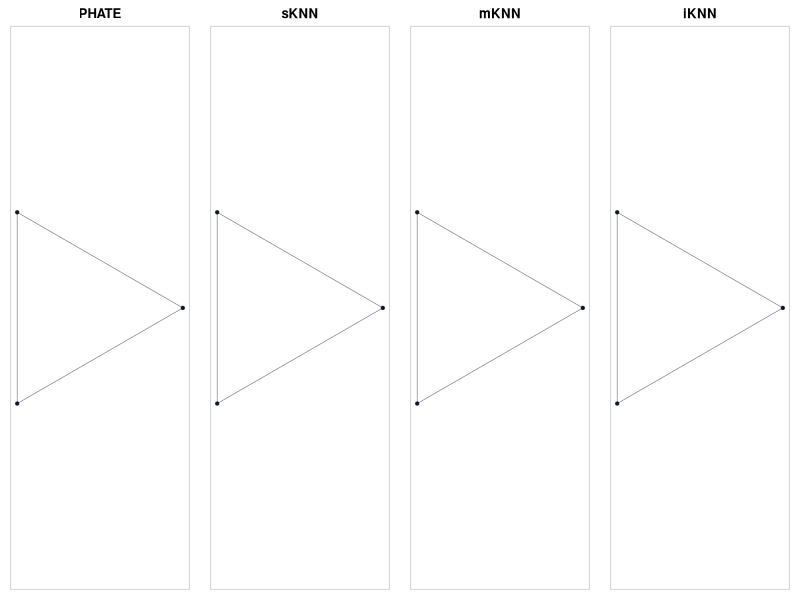
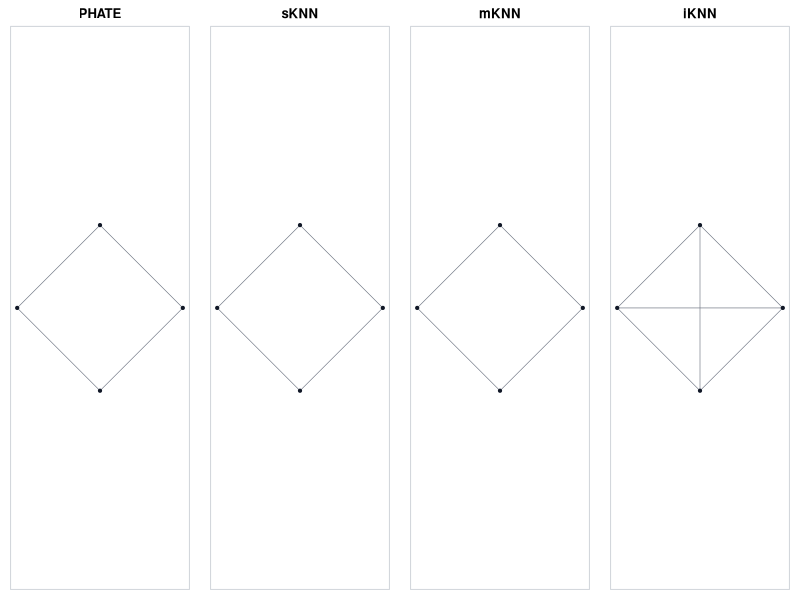
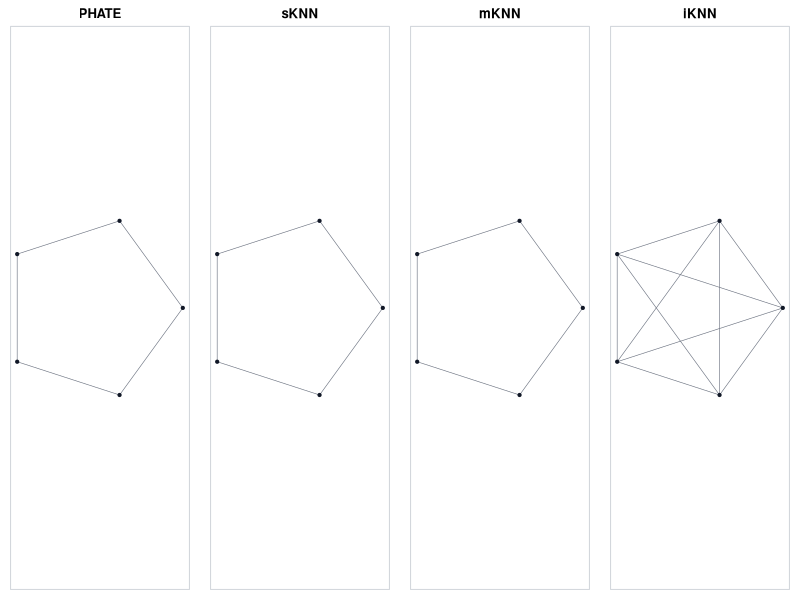
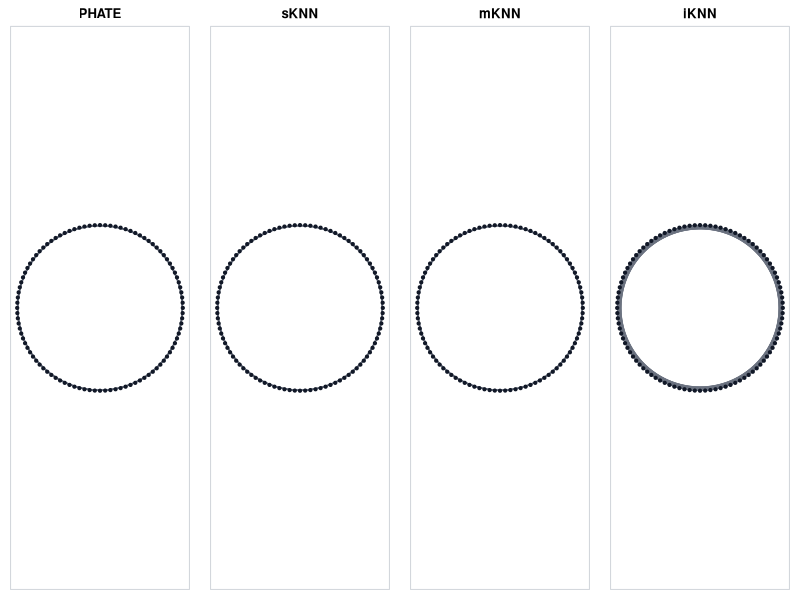
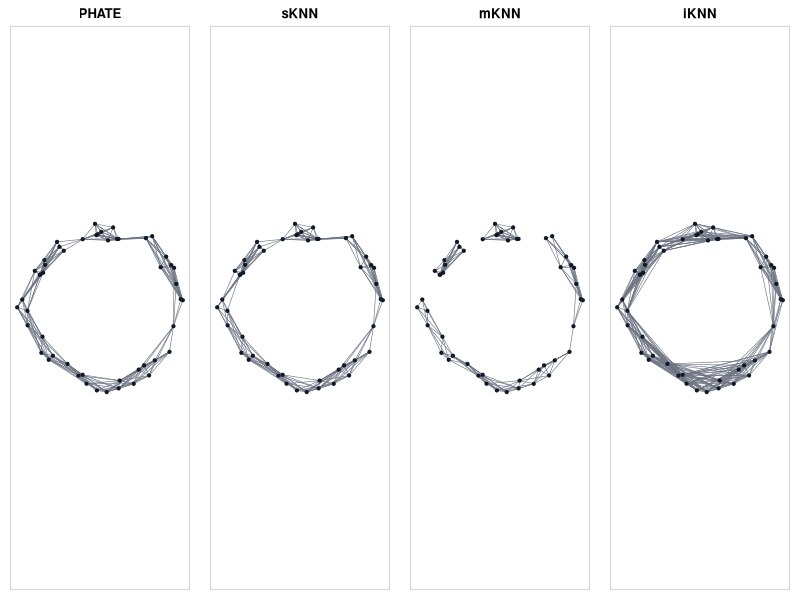
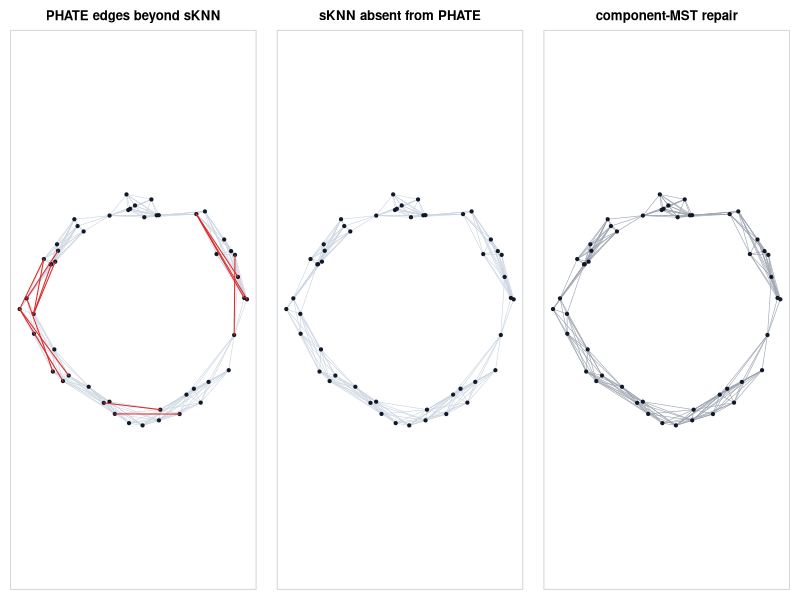
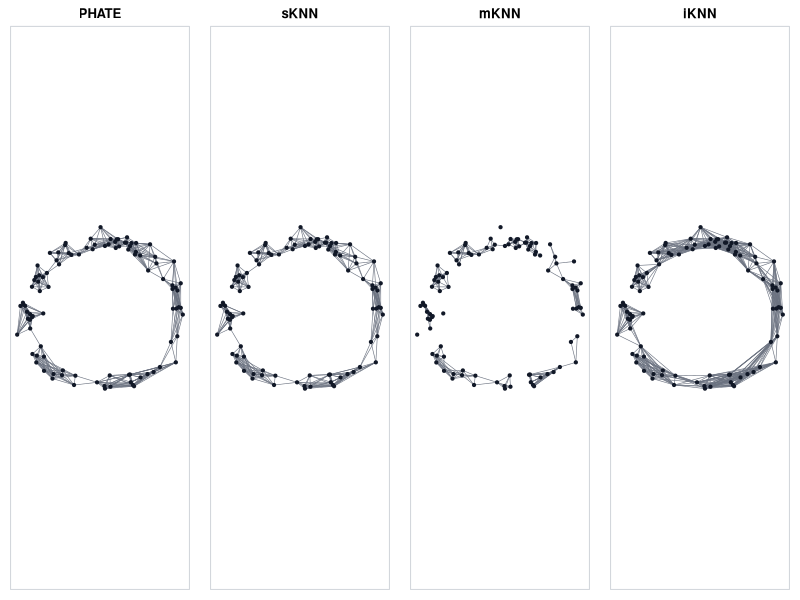
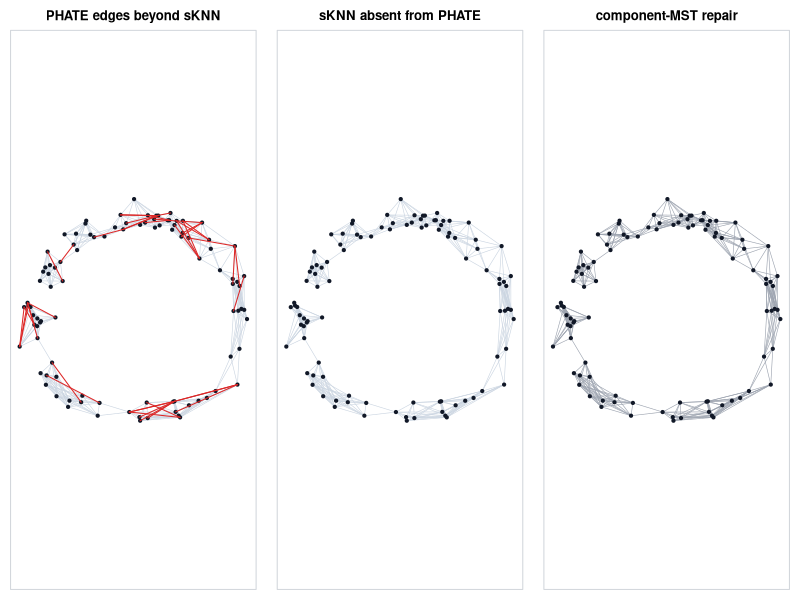

Generate these figures, in order, with R: (Note: this script raises an error after producing the figures.)
#!/usr/bin/env Rscript

script.path <- if (length(commandArgs(trailingOnly = FALSE))) {
    marker <- "--file="
    file.arg <- commandArgs(trailingOnly = FALSE)
    file.arg <- file.arg[startsWith(file.arg, marker)]
    if (length(file.arg)) sub(marker, "", file.arg[[1]]) else getwd()
} else {
    getwd()
}
report.dir <- if (file.exists(script.path)) dirname(normalizePath(script.path)) else getwd()
figure.dir <- file.path(report.dir, "figures")
dir.create(figure.dir, showWarnings = FALSE, recursive = TRUE)

pairwise.dist <- function(X) {
    n <- nrow(X)
    D <- matrix(0, n, n)
    for (i in seq_len(n - 1L)) {
        for (j in (i + 1L):n) {
            d <- sqrt(sum((X[i, , drop = TRUE] - X[j, , drop = TRUE])^2))
            D[i, j] <- d
            D[j, i] <- d
        }
    }
    D
}

knn.index <- function(D, k) {
    n <- nrow(D)
    out <- matrix(NA_integer_, n, k)
    for (i in seq_len(n)) {
        d <- D[i, ]
        d[[i]] <- Inf
        out[i, ] <- order(d, seq_len(n))[seq_len(k)]
    }
    out
}

support.sknn <- function(D, k) {
    idx <- knn.index(D, k)
    n <- nrow(D)
    A <- matrix(FALSE, n, n)
    for (i in seq_len(n)) A[i, idx[i, ]] <- TRUE
    A <- A | t(A)
    diag(A) <- FALSE
    A
}

support.mknn <- function(D, k) {
    idx <- knn.index(D, k)
    n <- nrow(D)
    A <- matrix(FALSE, n, n)
    for (i in seq_len(n)) A[i, idx[i, ]] <- TRUE
    A <- A & t(A)
    diag(A) <- FALSE
    A
}

support.iknn <- function(D, k) {
    idx <- knn.index(D, k)
    n <- nrow(D)
    closed <- vector("list", n)
    for (i in seq_len(n)) closed[[i]] <- sort(unique(c(i, idx[i, ])))
    A <- matrix(FALSE, n, n)
    for (i in seq_len(n - 1L)) {
        for (j in (i + 1L):n) {
            A[i, j] <- length(intersect(closed[[i]], closed[[j]])) > 0L
            A[j, i] <- A[i, j]
        }
    }
    A
}

support.phate <- function(D, k, a = 40, tau = 1e-4) {
    idx <- knn.index(D, k)
    sigma <- vapply(seq_len(nrow(D)), function(i) D[i, idx[i, k]], numeric(1))
    r.tau <- (-log(tau))^(1 / a)
    S <- outer(sigma, sigma, pmax)
    A <- D <= r.tau * S
    diag(A) <- FALSE
    A
}

support.fixed <- function(D, radius) {
    A <- D <= radius
    diag(A) <- FALSE
    A
}

support.adaptive <- function(D, k.scale, radius.factor = 1, radius.rule = "max") {
    idx <- knn.index(D, k.scale)
    sigma <- vapply(seq_len(nrow(D)), function(i) D[i, idx[i, k.scale]], numeric(1))
    f <- if (identical(radius.rule, "min")) pmin else pmax
    S <- outer(sigma, sigma, f)
    A <- D <= radius.factor * S
    diag(A) <- FALSE
    A
}

plot.edges <- function(X, A, edge.col = "#6b7280", edge.lwd = 0.5, edge.lty = 1) {
    ij <- which(upper.tri(A) & A, arr.ind = TRUE)
    if (!nrow(ij)) return(invisible())
    for (r in seq_len(nrow(ij))) {
        i <- ij[r, 1]
        j <- ij[r, 2]
        lines(X[c(i, j), 1], X[c(i, j), 2], col = edge.col, lwd = edge.lwd, lty = edge.lty)
    }
}

plot.graph <- function(X, A, main, point.col = "#111827", edge.col = "#6b7280") {
    plot(X[, 1], X[, 2], type = "n", asp = 1, axes = FALSE, xlab = "", ylab = "", main = main)
    plot.edges(X, A, edge.col = edge.col, edge.lwd = 0.6)
    points(X[, 1], X[, 2], pch = 19, cex = 0.65, col = point.col)
    box(col = "#d1d5db")
}

connected.components <- function(A) {
    n <- nrow(A)
    comp <- rep(NA_integer_, n)
    comp.id <- 0L
    for (start in seq_len(n)) {
        if (!is.na(comp[[start]])) next
        comp.id <- comp.id + 1L
        comp[[start]] <- comp.id
        stack <- start
        while (length(stack)) {
            u <- stack[[length(stack)]]
            stack <- stack[-length(stack)]
            nbrs <- which(A[u, ])
            for (v in nbrs) {
                if (is.na(comp[[v]])) {
                    comp[[v]] <- comp.id
                    stack <- c(stack, v)
                }
            }
        }
    }
    list(id = comp, n = comp.id)
}

component.mst.edges <- function(X, A) {
    comps <- connected.components(A)
    if (comps$n <= 1L) return(matrix(integer(), ncol = 2))
    D <- pairwise.dist(X)
    candidates <- list()
    cursor <- 0L
    for (a in seq_len(comps$n - 1L)) {
        for (b in (a + 1L):comps$n) {
            ia <- which(comps$id == a)
            ib <- which(comps$id == b)
            sub <- D[ia, ib, drop = FALSE]
            pos <- arrayInd(which.min(sub), dim(sub))
            cursor <- cursor + 1L
            candidates[[cursor]] <- data.frame(
                component.from = a,
                component.to = b,
                from = ia[pos[1]],
                to = ib[pos[2]],
                weight = sub[pos[1], pos[2]]
            )
        }
    }
    C <- do.call(rbind, candidates)
    C <- C[order(C$weight, C$component.from, C$component.to), , drop = FALSE]
    parent <- seq_len(comps$n)
    find <- function(x) {
        while (parent[[x]] != x) {
            parent[[x]] <<- parent[[parent[[x]]]]
            x <- parent[[x]]
        }
        x
    }
    keep <- list()
    for (r in seq_len(nrow(C))) {
        ra <- find(C$component.from[[r]])
        rb <- find(C$component.to[[r]])
        if (ra != rb) {
            parent[[rb]] <- ra
            keep[[length(keep) + 1L]] <- as.integer(c(C$from[[r]], C$to[[r]]))
            if (length(keep) == comps$n - 1L) break
        }
    }
    do.call(rbind, keep)
}

fermat.distance <- function(X, k.base = 8, alpha = 2) {
    D <- pairwise.dist(X)
    A <- support.sknn(D, k.base)
    W <- matrix(Inf, nrow(D), nrow(D))
    diag(W) <- 0
    W[A] <- D[A]^alpha
    for (mid in seq_len(nrow(W))) {
        W <- pmin(W, outer(W[, mid], W[mid, ], "+"))
    }
    W
}

write.roots <- function(n, k, path) {
    theta <- 2 * pi * seq(0, n - 1L) / n
    X <- cbind(cos(theta), sin(theta))
    D <- pairwise.dist(X)
    panels <- list(
        PHATE = support.phate(D, k),
        sKNN = support.sknn(D, k),
        mKNN = support.mknn(D, k),
        iKNN = support.iknn(D, k)
    )
    pdf(path, width = 9.5, height = 2.6)
    par(mfrow = c(1, 4), mar = c(0.8, 0.8, 2.0, 0.8))
    for (nm in names(panels)) plot.graph(X, panels[[nm]], nm)
    dev.off()
}

write.noisy.circle <- function(n, k, seed, path, diagnostics.path = NULL) {
    set.seed(seed)
    theta <- sort(runif(n, 0, 2 * pi))
    radius <- 1 + 0.08 * rnorm(n)
    X <- cbind(radius * cos(theta), radius * sin(theta))
    Df <- fermat.distance(X, k.base = min(8, n - 1L), alpha = 2)
    panels <- list(
        PHATE = support.phate(Df, k),
        sKNN = support.sknn(Df, k),
        mKNN = support.mknn(Df, k),
        iKNN = support.iknn(Df, k)
    )
    pdf(path, width = 9.5, height = 2.6)
    par(mfrow = c(1, 4), mar = c(0.8, 0.8, 2.0, 0.8))
    for (nm in names(panels)) plot.graph(X, panels[[nm]], nm)
    dev.off()

    if (!is.null(diagnostics.path)) {
        phate.extra <- panels$PHATE & !panels$sKNN
        sknn.missing <- panels$sKNN & !panels$PHATE
        bridges <- component.mst.edges(X, panels$sKNN)
        pdf(diagnostics.path, width = 8.0, height = 2.7)
        par(mfrow = c(1, 3), mar = c(0.8, 0.8, 2.3, 0.8))
        plot.graph(X, panels$sKNN, "PHATE edges beyond sKNN", edge.col = "#cbd5e1")
        plot.edges(X, phate.extra, edge.col = "#dc2626", edge.lwd = 1.0)
        plot.graph(X, panels$sKNN, "sKNN absent from PHATE", edge.col = "#cbd5e1")
        plot.edges(X, sknn.missing, edge.col = "#7c3aed", edge.lwd = 1.0)
        plot.graph(X, panels$sKNN, "component-MST repair", edge.col = "#9ca3af")
        if (length(bridges)) {
            for (r in seq_len(nrow(bridges))) {
                lines(X[bridges[r, ], 1], X[bridges[r, ], 2], col = "#2563eb", lwd = 1.3)
            }
        }
        dev.off()
    }
}

write.construction.rules <- function(path) {
    set.seed(4)
    theta <- sort(c(runif(45, 0, 1.25 * pi), runif(25, 1.25 * pi, 2 * pi)))
    X <- cbind((1 + 0.035 * rnorm(length(theta))) * cos(theta),
               (1 + 0.035 * rnorm(length(theta))) * sin(theta))
    D <- pairwise.dist(X)
    eps <- median(apply(D + diag(Inf, nrow(D)), 1, function(z) sort(z)[5]))
    panels <- list(
        "fixed radius" = support.fixed(D, eps),
        "adaptive max radius" = support.adaptive(D, 5, radius.rule = "max"),
        "adaptive min radius" = support.adaptive(D, 5, radius.rule = "min"),
        "sKNN" = support.sknn(D, 5),
        "mKNN" = support.mknn(D, 5),
        "PHATE support" = support.phate(D, 5)
    )
    pdf(path, width = 8.2, height = 5.2)
    par(mfrow = c(2, 3), mar = c(0.7, 0.7, 2.0, 0.7))
    for (nm in names(panels)) plot.graph(X, panels[[nm]], nm)
    dev.off()
}

write.local.pruning <- function(path) {
    t <- seq(0.12, 2.82, length.out = 13)
    X <- cbind(cos(t), sin(t))
    A <- matrix(FALSE, nrow(X), nrow(X))
    for (i in seq_len(nrow(X) - 1L)) A[i, i + 1L] <- A[i + 1L, i] <- TRUE
    A[1, nrow(X)] <- A[nrow(X), 1] <- TRUE
    local <- seq_len(nrow(X))
    pdf(path, width = 8.5, height = 2.8)
    par(mfrow = c(1, 3), mar = c(0.8, 0.8, 2.2, 0.8))
    plot.graph(X, A, "candidate graph", edge.col = "#9ca3af")
    lines(X[c(1, nrow(X)), 1], X[c(1, nrow(X)), 2], col = "#dc2626", lwd = 2.0)
    plot(X[, 1], X[, 2], type = "n", asp = 1, axes = FALSE, xlab = "", ylab = "",
         main = "local alternative path")
    points(X[local, 1], X[local, 2], pch = 21, bg = "#dbeafe", col = "#2563eb", cex = 1.1)
    for (i in seq_len(nrow(X) - 1L)) lines(X[c(i, i + 1L), 1], X[c(i, i + 1L), 2],
                                           col = "#16a34a", lwd = 1.8)
    lines(X[c(1, nrow(X)), 1], X[c(1, nrow(X)), 2], col = "#dc2626", lwd = 2.0, lty = 2)
    box(col = "#d1d5db")
    Apruned <- A
    Apruned[1, nrow(X)] <- Apruned[nrow(X), 1] <- FALSE
    plot.graph(X, Apruned, "after pruning", edge.col = "#16a34a")
    dev.off()
}

write.component.mst <- function(path) {
    set.seed(11)
    centers <- rbind(c(-1.5, 0.6), c(1.5, 0.7), c(0, -1.2))
    X <- do.call(rbind, lapply(seq_len(3), function(i) {
        cbind(rnorm(8, centers[i, 1], 0.18), rnorm(8, centers[i, 2], 0.15))
    }))
    D <- pairwise.dist(X)
    A <- support.fixed(D, 0.43)
    comps <- connected.components(A)
    bridges <- component.mst.edges(X, A)
    comp.cols <- c("#2563eb", "#16a34a", "#dc2626")
    pdf(path, width = 8.5, height = 2.8)
    par(mfrow = c(1, 3), mar = c(0.8, 0.8, 2.2, 0.8))
    for (panel in c("disconnected graph", "component candidates", "MST-repaired graph")) {
        plot(X[, 1], X[, 2], type = "n", asp = 1, axes = FALSE, xlab = "", ylab = "", main = panel)
        plot.edges(X, A, edge.col = "#9ca3af")
        if (panel != "disconnected graph") {
            for (a in 1:2) for (b in (a + 1):3) {
                ia <- which(comps$id == a)
                ib <- which(comps$id == b)
                sub <- D[ia, ib, drop = FALSE]
                pos <- arrayInd(which.min(sub), dim(sub))
                lines(X[c(ia[pos[1]], ib[pos[2]]), 1], X[c(ia[pos[1]], ib[pos[2]]), 2],
                      col = "#64748b", lty = 2, lwd = 1.0)
            }
        }
        if (panel == "MST-repaired graph") {
            for (r in seq_len(nrow(bridges))) {
                lines(X[bridges[r, ], 1], X[bridges[r, ], 2], col = "#111827", lwd = 2.0)
            }
        }
        points(X[, 1], X[, 2], pch = 19, col = comp.cols[comps$id], cex = 0.75)
        box(col = "#d1d5db")
    }
    dev.off()
}

write.failure.examples <- function(path) {
    t <- seq(0, 2 * pi, length.out = 90)
    fig8 <- cbind(sin(t), sin(t) * cos(t))
    cross <- rbind(cbind(seq(-1, 1, length.out = 35), 0),
                   cbind(0, seq(-1, 1, length.out = 35)))
    near <- rbind(cbind(seq(-1, 1, length.out = 35), 0.08),
                  cbind(0, seq(-1, 1, length.out = 35)))
    tree <- rbind(cbind(seq(0, 1, length.out = 28), 0),
                  cbind(seq(1, 1.8, length.out = 24), seq(0, 0.9, length.out = 24)),
                  cbind(seq(1, 1.8, length.out = 24), seq(0, -0.9, length.out = 24)))
    theta <- c(seq(0, 1.3 * pi, length.out = 65), seq(1.3 * pi, 2 * pi, length.out = 25))
    nonuniform <- cbind((1 + 0.05 * sin(5 * theta)) * cos(theta), (1 + 0.05 * cos(3 * theta)) * sin(theta))
    u <- seq(-0.9, 0.9, length.out = 18)
    grid <- expand.grid(u = u, v = u)
    quad <- as.matrix(grid[grid$u^2 + grid$v^2 <= 0.9^2, ])
    examples <- list(
        "figure eight" = fig8,
        "crossing segments" = cross,
        "near crossing" = near,
        "branching tree" = tree,
        "nonuniform circle" = nonuniform,
        "quadratic parameter disk" = quad
    )
    pdf(path, width = 8.4, height = 5.4)
    par(mfrow = c(2, 3), mar = c(0.8, 0.8, 2.0, 0.8))
    for (nm in names(examples)) {
        X <- examples[[nm]]
        D <- pairwise.dist(X)
        A <- support.sknn(D, min(5, nrow(X) - 1L))
        plot.graph(X, A, nm, edge.col = "#9ca3af")
    }
    dev.off()
}

write.quadform.examples <- function(path) {
    u <- seq(-1, 1, length.out = 28)
    grid <- expand.grid(u = u, v = u)
    grid <- grid[grid$u^2 + grid$v^2 <= 1, ]
    make.z <- function(kind) if (kind == "paraboloid") grid$u^2 + grid$v^2 else grid$u^2 - grid$v^2
    pdf(path, width = 7.6, height = 4.0)
    par(mfrow = c(1, 2), mar = c(1.0, 1.0, 2.3, 1.0))
    for (kind in c("paraboloid", "saddle")) {
        z <- make.z(kind)
        plot(grid$u, grid$v, type = "n", asp = 1, axes = FALSE, xlab = "", ylab = "",
             main = if (kind == "paraboloid") expression(y == x[0]^2 + x[1]^2) else expression(y == x[0]^2 - x[1]^2))
        col <- grDevices::hcl.colors(100, "Viridis")[as.integer(cut(z, 100))]
        D <- pairwise.dist(as.matrix(grid))
        A <- support.sknn(D, 5)
        plot.edges(as.matrix(grid), A, edge.col = "#cbd5e1", edge.lwd = 0.35)
        points(grid$u, grid$v, pch = 19, cex = 0.55, col = col)
        box(col = "#d1d5db")
    }
    dev.off()
}

paths <- c(
    file.path(figure.dir, "roots_n3_k2.pdf"),
    file.path(figure.dir, "roots_n4_k2.pdf"),
    file.path(figure.dir, "roots_n5_k2.pdf"),
    file.path(figure.dir, "roots_n100_k10.pdf"),
    file.path(figure.dir, "noisy_circle_fermat_n50_k8.pdf"),
    file.path(figure.dir, "noisy_circle_fermat_n50_k8_diagnostics.pdf"),
    file.path(figure.dir, "noisy_circle_fermat_n100_k8.pdf"),
    file.path(figure.dir, "noisy_circle_fermat_n100_k8_diagnostics.pdf"),
    file.path(figure.dir, "noisy_circle_fermat_n150_k8.pdf"),
    file.path(figure.dir, "noisy_circle_fermat_n150_k8_diagnostics.pdf"),
    file.path(figure.dir, "construction_rules_nonuniform_circle.pdf"),
    file.path(figure.dir, "local_geodesic_pruning_diagram.pdf"),
    file.path(figure.dir, "component_mst_repair_diagram.pdf"),
    file.path(figure.dir, "failure_mode_examples.pdf"),
    file.path(figure.dir, "quadform_surface_examples.pdf")
)

write.roots(3, 2, paths[[1]])
write.roots(4, 2, paths[[2]])
write.roots(5, 2, paths[[3]])
write.roots(100, 10, paths[[4]])
write.noisy.circle(50, 8, 10, paths[[5]], paths[[6]])
write.noisy.circle(100, 8, 11, paths[[7]], paths[[8]])
write.noisy.circle(150, 8, 12, paths[[9]], paths[[10]])
write.construction.rules(paths[[11]])
write.local.pruning(paths[[12]])
write.component.mst(paths[[13]])
write.failure.examples(paths[[14]])
write.quadform.examples(paths[[15]])

log.path <- file.path(report.dir, "figure_generation.log")
writeLines(c("Wrote figures:", normalizePath(paths)), con = log.path)
message("Wrote ", length(paths), " figures")
